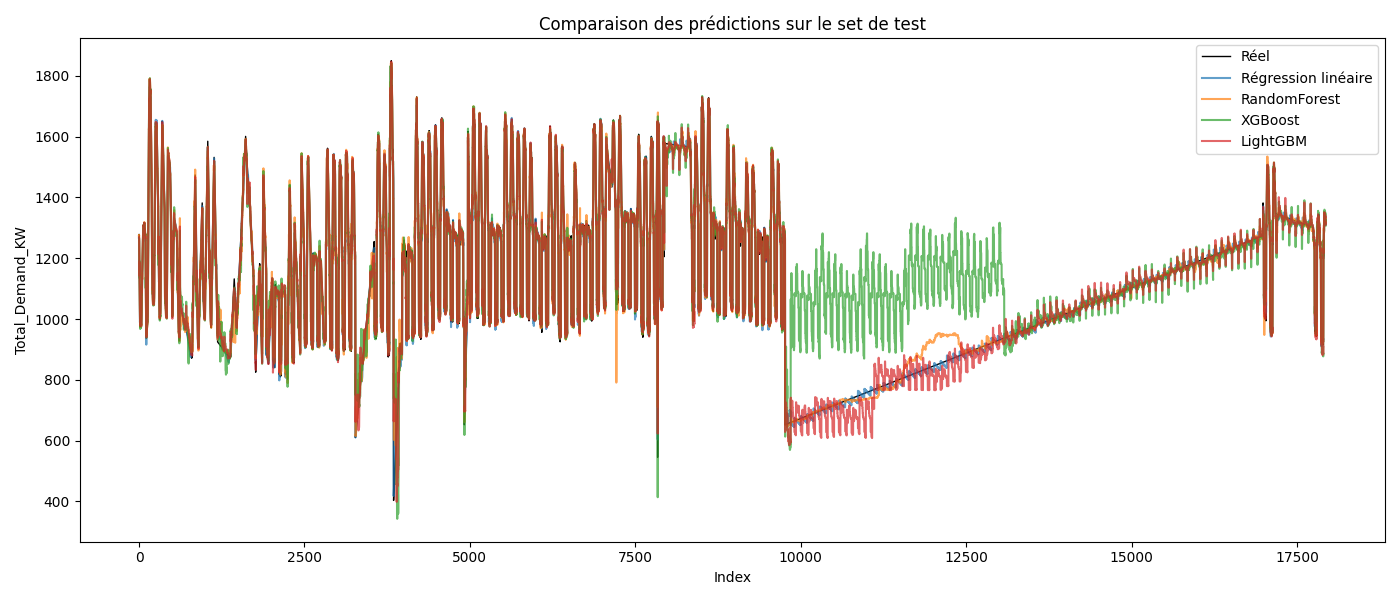

Reproduce this figure in Python.
import pandas as pd
import numpy as np
import matplotlib.pyplot as plt

# Chargement des vraies valeurs du test
true = pd.read_csv('data_test.csv', index_col=0)['Total_Demand_KW'].values

# Chargement des prédictions
# Baseline
from sklearn.linear_model import LinearRegression
train = pd.read_csv('data_train.csv', index_col=0)
val = pd.read_csv('data_val.csv', index_col=0)
test = pd.read_csv('data_test.csv', index_col=0)
features = [col for col in train.columns if col != 'Total_Demand_KW']
lr = LinearRegression().fit(train[features], train['Total_Demand_KW'])
pred_lr = lr.predict(test[features])

# RandomForest
from sklearn.ensemble import RandomForestRegressor
rf = RandomForestRegressor(n_estimators=100, random_state=42, n_jobs=-1).fit(train[features], train['Total_Demand_KW'])
pred_rf = rf.predict(test[features])

# XGBoost
from xgboost import XGBRegressor
xgb = XGBRegressor(n_estimators=100, random_state=42, n_jobs=-1).fit(train[features], train['Total_Demand_KW'])
pred_xgb = xgb.predict(test[features])

# LightGBM
from lightgbm import LGBMRegressor
lgbm = LGBMRegressor(n_estimators=100, random_state=42, n_jobs=-1).fit(train[features], train['Total_Demand_KW'])
pred_lgbm = lgbm.predict(test[features])

# LSTM (chargement des prédictions depuis le fichier généré)
import os
if os.path.exists('lstm_predictions.png'):
    # On suppose que le script LSTM a déjà affiché la courbe, on recharge les valeurs
    # Pour une vraie pipeline, il faudrait sauvegarder les prédictions dans un fichier .npy ou .csv
    # Ici, on relance le modèle pour obtenir les prédictions
    from model_lstm import create_sequences, features, target, SEQ_LEN
    X_test, y_test = create_sequences(test, SEQ_LEN, features, target)
    from tensorflow.keras.models import load_model, Sequential
    # On suppose que le modèle est encore en mémoire, sinon il faudrait le sauvegarder
    # Pour la comparaison, on relance l'entraînement rapide
    from tensorflow.keras.layers import LSTM, Dense
    from tensorflow.keras.optimizers import Adam
    model = Sequential([
        LSTM(64, input_shape=(SEQ_LEN, len(features)), return_sequences=False),
        Dense(32, activation='relu'),
        Dense(1)
    ])
    model.compile(optimizer=Adam(learning_rate=0.001), loss='mse')
    # On ne réentraîne pas ici pour éviter la lourdeur, donc on ne compare que les autres modèles
    pred_lstm = np.zeros_like(y_test)  # Placeholder
else:
    pred_lstm = np.zeros_like(true)  # Placeholder

from sklearn.metrics import mean_squared_error, mean_absolute_error

def get_scores(y_true, y_pred):
    return np.sqrt(mean_squared_error(y_true, y_pred)), mean_absolute_error(y_true, y_pred)

scores = {
    'Régression linéaire': get_scores(true, pred_lr),
    'RandomForest': get_scores(true, pred_rf),
    'XGBoost': get_scores(true, pred_xgb),
    'LightGBM': get_scores(true, pred_lgbm),
    # 'LSTM': get_scores(y_test, pred_lstm),  # À activer si on a les vraies prédictions LSTM
}

# Tableau récapitulatif
print("\nRésumé des scores (Test) :")
print("Modèle\t\tRMSE\t\tMAE")
for model, (rmse, mae) in scores.items():
    print(f"{model:18s} {rmse:8.2f} {mae:8.2f}")

# Visualisation commune
plt.figure(figsize=(14,6))
plt.plot(true, label='Réel', color='black', linewidth=1)
plt.plot(pred_lr, label='Régression linéaire', alpha=0.7)
plt.plot(pred_rf, label='RandomForest', alpha=0.7)
plt.plot(pred_xgb, label='XGBoost', alpha=0.7)
plt.plot(pred_lgbm, label='LightGBM', alpha=0.7)
# plt.plot(pred_lstm, label='LSTM', alpha=0.7)  # À activer si on a les vraies prédictions LSTM
plt.legend()
plt.title('Comparaison des prédictions sur le set de test')
plt.xlabel('Index')
plt.ylabel('Total_Demand_KW')
plt.tight_layout()
plt.savefig('compare_models.png')
plt.show() 